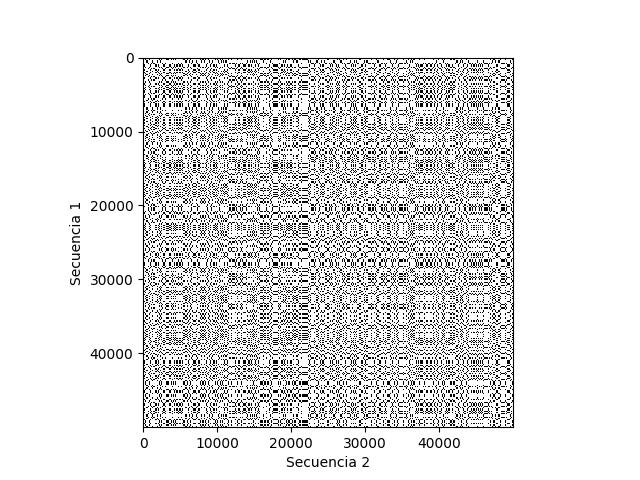
#> input picture dotplot_hilos.png, 640 x 480 px
$ python filtro_multiprocessing.py
#> lines starting #> are read from the running program, lines starting #| are printed output that depends on the picture
import cv2
import numpy as np
from multiprocessing import Pool, cpu_count
import matplotlib.pyplot as plt

def load_image(file_path):
    """Carga la imagen en escala de grises."""
#> called with file_path = './dotplot_hilos.png'
    image = cv2.imread(file_path)
#> image is the input picture: shape (480, 640, 3); min 0, max 255, mean 224
    return image

def filter_diagonals(image):
    """Aplica un filtro para resaltar las diagonales."""
    kernel = np.array([[1, 0, 0],
                       [0, 1, 0],
                       [0, 0, 1]], dtype=np.uint8)
    filtered_image = cv2.filter2D(image, -1, kernel)
    return filtered_image

def process_chunk(chunk):
    """Procesa un fragmento de la imagen para identificar las diagonales."""
    return filter_diagonals(chunk)

def divide_chunks(image, num_chunks):
    """Divide la imagen en fragmentos para el procesamiento en paralelo."""
#> called with num_chunks = 2
    chunk_size = image.shape[0] // num_chunks
#> chunk_size = 240
    return [image[i*chunk_size:(i+1)*chunk_size, :] for i in range(num_chunks)]

def merge_chunks(chunks):
    """Combina los fragmentos procesados en una sola imagen."""
    return np.vstack(chunks)

def main(file_path):
    image = load_image(file_path)
    num_chunks = cpu_count()
    chunks = divide_chunks(image, num_chunks)
#> chunks = 2 items

    with Pool(processes=num_chunks) as pool:
        processed_chunks = pool.map(process_chunk, chunks)
#> processed_chunks = 2 items

    filtered_image = merge_chunks(processed_chunks)
#> in merge_chunks, `return np.vstack(chunks)`:
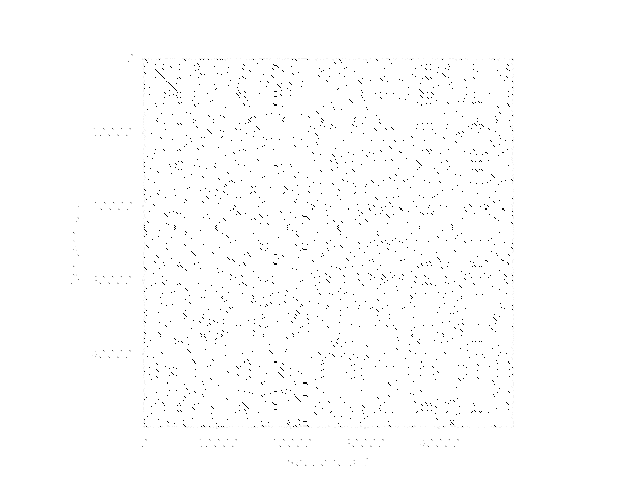
#> returned value: shape (480, 640, 3); min 0, max 255, mean 253

    plt.imshow(filtered_image, cmap='gray')
    plt.title("Diagonales Identificadas en el Dotplot")
    plt.xlabel("Secuencia 2")
    plt.ylabel("Secuencia 1")
    plt.show()

if __name__ == "__main__":
    file_path = "./dotplot_hilos.png"
    main(file_path)
